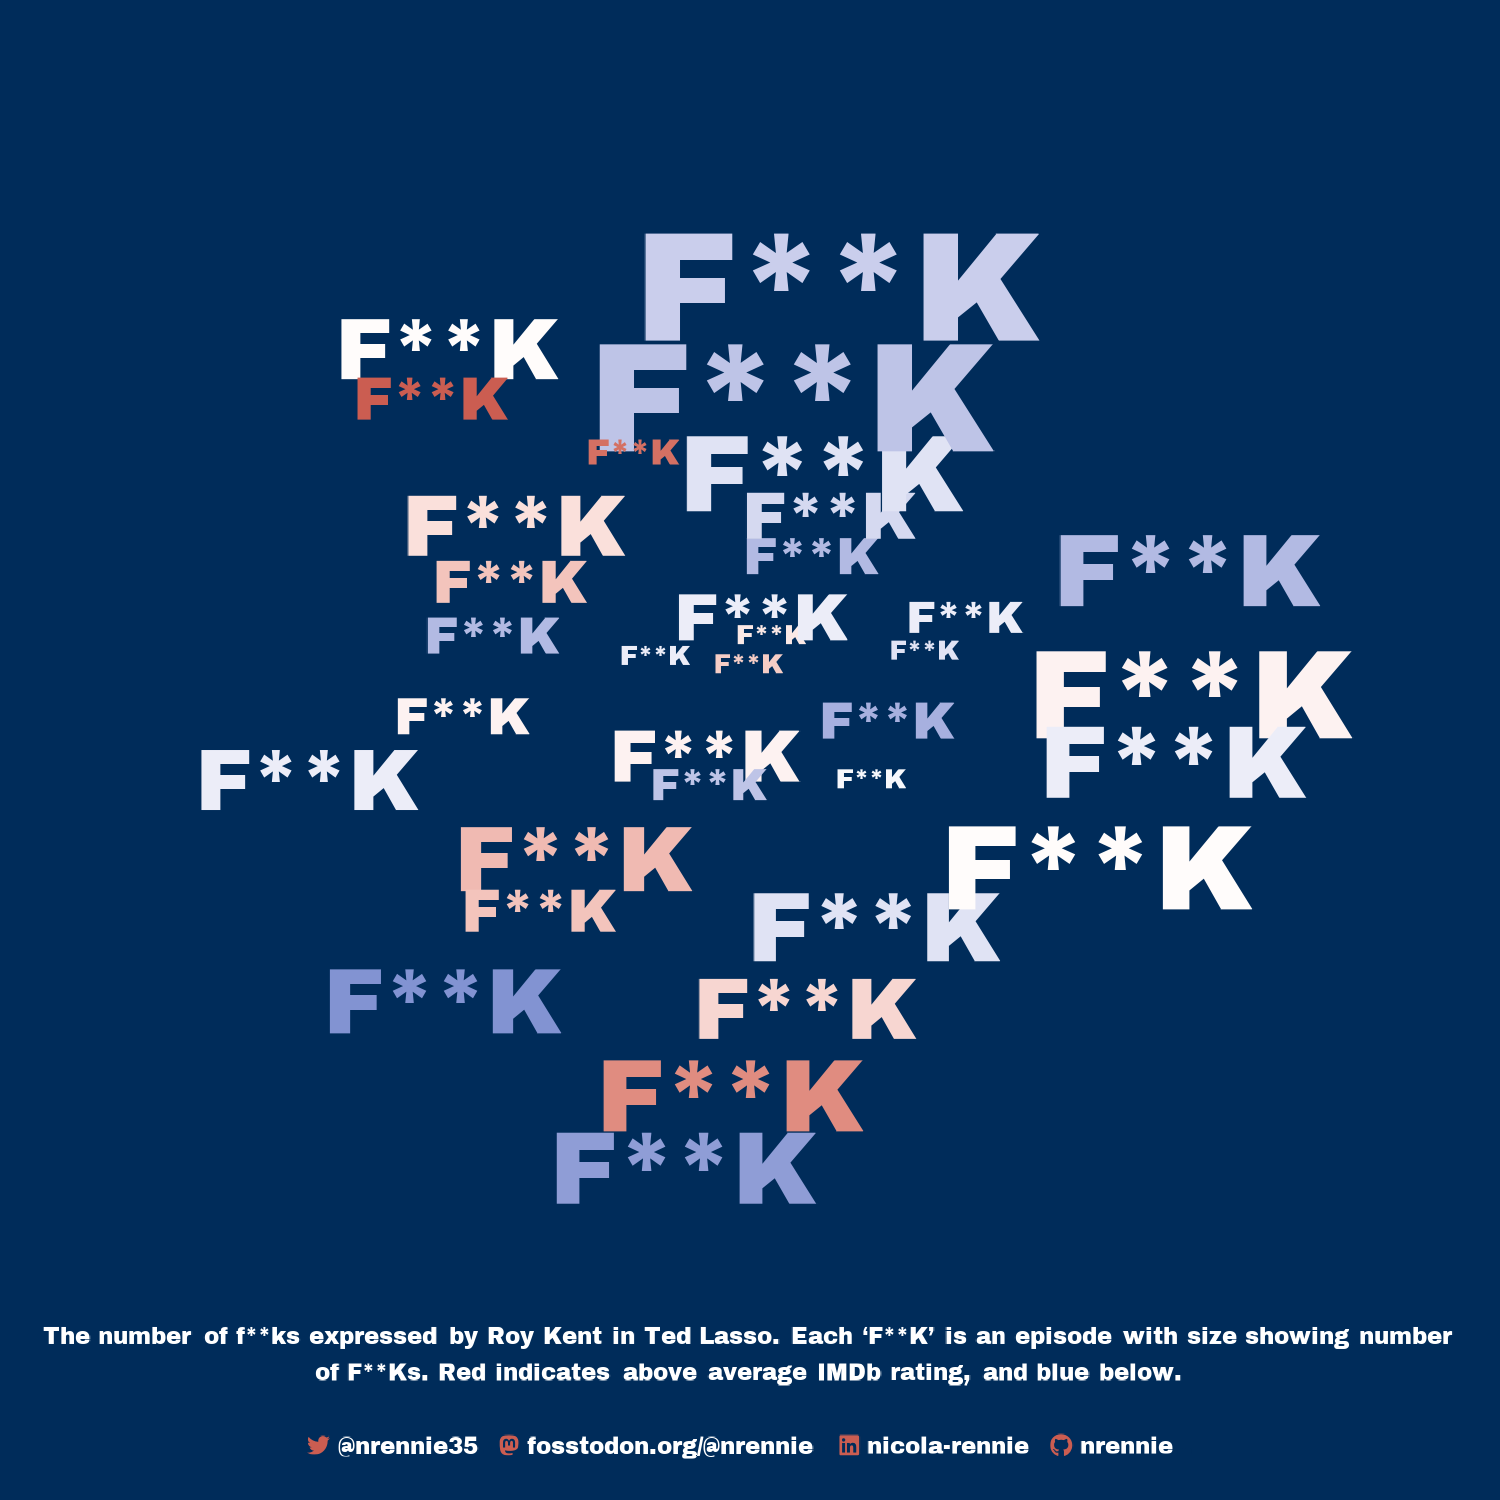

This figure's R source:
# Load packages -----------------------------------------------------------

library(tidyverse)
library(showtext)
library(patchwork)
library(camcorder)
library(ggtext)
library(nrBrand)
library(glue)
library(ggwordcloud)


# Load data ---------------------------------------------------------------

tuesdata <- tidytuesdayR::tt_load("2023-09-26")
richmondway <- tuesdata$richmondway


# Load fonts --------------------------------------------------------------

font_add_google("Archivo Black", "archivo")
showtext_auto()


# Define colours ----------------------------------------------------------

tl_red <- "#cb5d51"
tl_blue <- "#0058b5"
bg_col <- "#002C5A"
text_col <- "white"

# Data wrangling ----------------------------------------------------------

plot_data <- richmondway |>
  select(F_count_RK, Imdb_rating) |>
  mutate(word = "F**K")

avg_rating <- mean(richmondway$Imdb_rating)

# Start recording ---------------------------------------------------------

gg_record(
  dir = file.path("2023", "2023-09-26", "recording"),
  device = "png",
  width = 5,
  height = 5,
  units = "in",
  dpi = 300
)


# Define text -------------------------------------------------------------

social <- nrBrand::social_caption(
  bg_colour = bg_col,
  icon_colour = tl_red,
  font_colour = text_col,
  font_family = "archivo"
)
st <- "The number of f\\*\\*ks expressed by Roy Kent in Ted Lasso. Each 'F\\*\\*K' is 
an episode with size showing number of F\\*\\*Ks. Red indicates above average IMDb 
rating, and blue below.<br>"
cap <- paste0(
  st,
  "<br>", social
)


# Plot --------------------------------------------------------------------

ggplot(
  data = plot_data,
  aes(
    label = word, size = F_count_RK,
    color = Imdb_rating
  )
) +
  geom_text_wordcloud_area(
    eccentricity = 1.1,
    seed = 123,
    tstep = 0.04,
    family = "archivo"
  ) +
  scale_size_area(
    max_size = 41
  ) +
  scale_colour_gradient2(
    low = tl_red, high = tl_blue, midpoint = avg_rating
  ) +
  coord_cartesian(
    expand = FALSE
  ) +
  labs(
    caption = cap
  ) +
  theme_void(base_size = 22, base_family = "archivo") +
  theme(
    plot.margin = margin(0, 0, 0, 0),
    plot.background = element_rect(fill = bg_col, colour = bg_col),
    panel.background = element_rect(fill = bg_col, colour = bg_col),
    plot.caption = element_textbox_simple(
      colour = text_col,
      hjust = 0.5,
      halign = 0.5,
      margin = margin(b = 10, t = 0, r = 10, l = 10),
      lineheight = 0.5,
      family = "archivo"
    )
  )


# Save gif ----------------------------------------------------------------

gg_playback(
  name = file.path("2023", "2023-09-26", paste0("20230926", ".gif")),
  first_image_duration = 4,
  last_image_duration = 20,
  frame_duration = .25,
  background = bg_col
)
